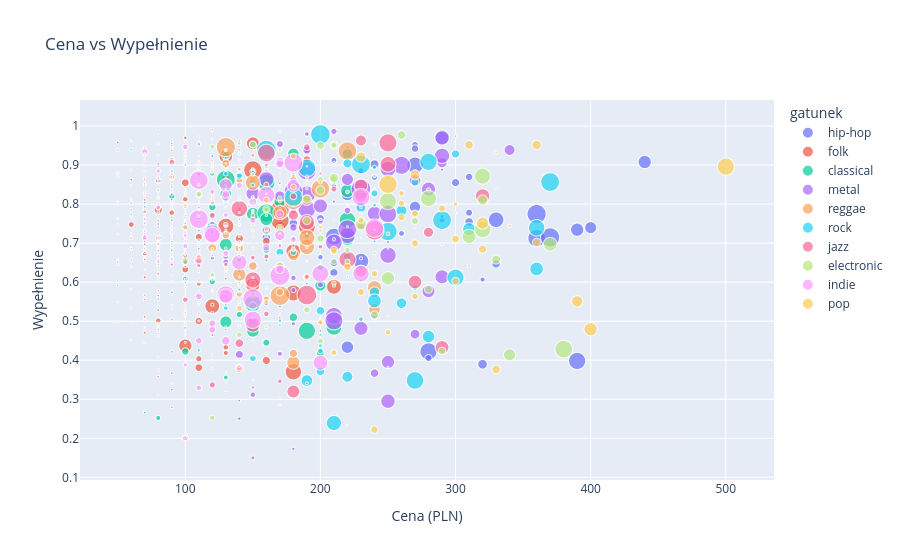

Notebook code for this chart:
### Markdown cell above
## Część 5: Scatter plot

### Code cell
def plot_price_vs_fill(df: pd.DataFrame) -> go.Figure:
    return px.scatter(df, x='cena_biletu_pln', y='wypelnienie', color='gatunek', size='pojemnosc',
                      hover_data=['miasto', 'typ_obiektu'], title='Cena vs Wypełnienie', labels={'cena_biletu_pln': 'Cena (PLN)', 'wypelnienie': 'Wypełnienie'})

plot_price_vs_fill(df).show()
